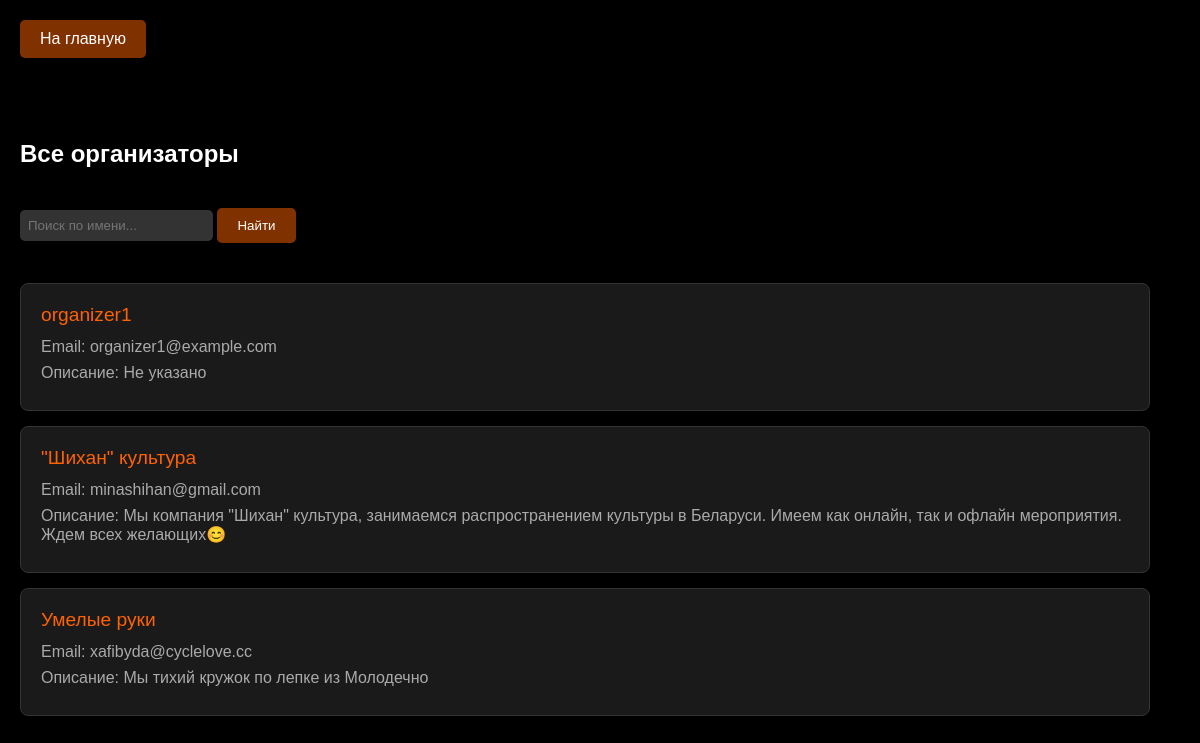
The page /all_organizers (signed in) on the database its author committed.
### app/app.py (models this page shows, shortened)
class User(db.Model):
    id = db.Column(db.Integer, primary_key=True)
    username = db.Column(db.String(50), unique=True, nullable=False)
    email = db.Column(db.String(100), unique=True, nullable=False)
    password = db.Column(db.String(100), nullable=False)
    role = db.Column(db.String(20), nullable=False, default='participant')
    email_confirmed = db.Column(db.Boolean, default=False)
    email_confirmed_on = db.Column(db.DateTime, nullable=True)
    description = db.Column(db.Text, nullable=True)
    is_private = db.Column(db.Boolean, default=False, nullable=False)
    occupation = db.Column(db.String(100), nullable=True)
    avatar_url = db.Column(db.String(200), nullable=True)
    validation = db.Column(db.String(20), nullable=True)
    comment = db.Column(db.Text, nullable=True)
    totp_secret = db.Column(db.String(32), nullable=True)
    is_2fa_enabled = db.Column(db.Boolean, default=False, nullable=False)
    is_blocked = db.Column(db.Boolean, default=False)
    blocked_until = db.Column(db.DateTime, nullable=True)
    block_reason = db.Column(db.Text, nullable=True)
    favorite_organizers = db.relationship(
        'User',
        secondary='user_organizer',
        primaryjoin='UserOrganizer.user_id == User.id',
        secondaryjoin='UserOrganizer.organizer_id == User.id',
        backref=db.backref('followers', lazy='dynamic')
    )
    favorite_tags = db.relationship(
        'Tag',
        secondary='user_tag',
        backref=db.backref('users_favorited', lazy='dynamic')
    )
    event_statuses = db.relationship(
        'UserEventStatus',
        backref=db.backref('user', lazy='joined'),
        lazy='dynamic'
    )

### app/app.py (the view)
@app.route('/all_organizers')
def all_organizers():
    if 'username' not in session or session.get('role') not in ['moderator', 'admin']:
        return redirect(url_for('home'))
    search_query = request.args.get('search', '').strip()
    organizers_query = User.query.filter_by(role='organizer')
    if search_query:
        organizers_query = organizers_query.filter(User.username.ilike(f'%{search_query}%'))
    organizers = organizers_query.all()
    return render_template('all_organizers.html', organizers=organizers, search_query=search_query)

### app/app.py (called while the page is built)
@app.before_request
def make_session_permanent():
    session.permanent = True

@app.context_processor
def inject_nearby_status():
    return {'nearby_filter_active': 'nearby' in request.args}

@app.context_processor
def inject_validation_counts():
    if 'username' in session and session.get('role') in ['moderator', 'admin']:
        pending_organizers = User.query.filter_by(validation='organizer').count()
        if session['role'] == 'admin':
            pending_moderators = User.query.filter_by(validation='moderator').count()
        else:
            pending_moderators = 0
        return {'pending_organizers': pending_organizers, 'pending_moderators': pending_moderators}
    return {}

@app.context_processor
def inject_notifications():
    notifications = {}
    if 'username' in session:
        user = User.query.filter_by(username=session['username']).first()
        if user:
            notifications['pending_friend_requests'] = Friendship.query.filter_by(
                friend_id=user.id,
                status='pending'
            ).count()
            notifications['unread_invitations'] = Recommendation.query.filter_by(
                receiver_id=user.id,
            ).count()
    return notifications

@app.context_processor
def inject_user():
    if 'username' in session:
        user = User.query.filter_by(username=session['username']).first()
        return {'current_user': user}
    return {}

### app/templates/all_organizers.html (shortened to what this page needs)
<!DOCTYPE html>
<html>
<head>
    <link rel="stylesheet" href="{{ url_for('static', filename='styles.css') }}">
</head>
<body>
    <div class="header">
        <a href="{{ url_for('home') }}" class="menu-btn">На главную</a>
    </div>
    <div class="posts-container">
        <h2>Все организаторы</h2>
        <div class="search-container">
            <form method="GET" action="{{ url_for('all_organizers') }}">
                <input class="search-input"
                       type="text"
                       name="search"
                       placeholder="Поиск по имени..."
                       value="{{ search_query }}">
                <button class="menu-btn" type="submit">Найти</button>
            </form>
        </div>
        <div class="organizers-list">
            {% for organizer in organizers %}
                <div class="organizer-item"
                     onclick="window.location.href='{{ url_for('edit_organizer', organizer_id=organizer.id) }}'">
                    <span>{{ organizer.username }}</span>
                    <p>Email: {{ organizer.email }}</p>
                    <p>Описание: {{ organizer.description|default('Не указано', true) }}</p>
                </div>
            {% else %}
                <p class="empty-message">Организаторы не найдены</p>
            {% endfor %}
        </div>
    </div>
</body>
</html>

### app/static/styles.css (style rules this page uses)
body { margin: 0; padding: 0; background: #000000; color: #ffffff; font-family: Arial, sans-serif; }
.header { background: rgba(0, 0, 0, 0.8); padding: 20px; display: flex; align-items: center; justify-content: space-between; position: fixed; width: 100%; top: 0; z-index: 1000; }
.menu-btn { padding: 10px 20px; background: rgba(255, 98, 0, 0.5); border: none; color: white; cursor: pointer; border-radius: 5px; transition: background 0.3s ease; text-decoration: none; }
.search-container { display: flex; gap: 10px; }
.search-input { padding: 8px; background: #333333; border: none; color: white; border-radius: 5px; }
.posts-container { margin-top: 100px; padding: 20px; display: grid; gap: 20px; }
.organizers-list { margin-top: 20px; display: grid; gap: 15px; }
.organizer-item { background: #1a1a1a; padding: 20px; border-radius: 8px; transition: transform 0.2s, background 0.3s; cursor: pointer; border: 1px solid #333; }
.organizer-item p { margin: 8px 0; color: #aaa; }
.organizer-item span { font-size: 1.2em; color: #ff6200; display: block; margin-bottom: 12px; }
.header .menu-btn:last-child { margin-right: 50px; }
.organizers-list, .users-list { padding-right: 30px; }

### rows shown on the page
User: username "organizer1", email "organizer1@example.com", description "Не указано"
User: username "\"Шихан\" культура", email "minashihan@gmail.com", description "Мы компания \"Шихан\" культура, занимаемся распространением культуры в Беларуси. Имеем как онлайн, так и офлайн мероприятия. Ждем всех желающих😊"
User: username "Умелые руки", email "xafibyda@cyclelove.cc", description "Мы тихий кружок по лепке из Молодечно"
